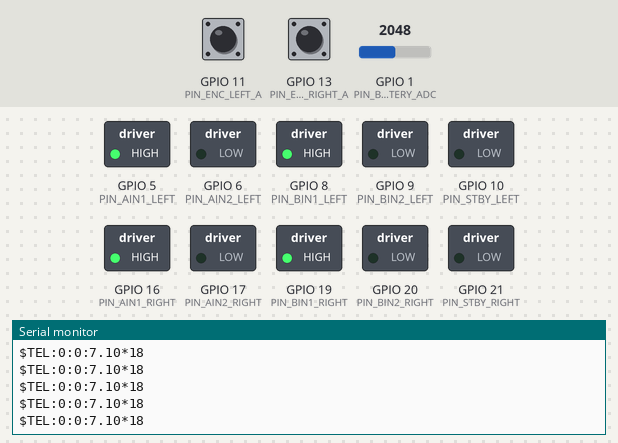
Simulated run of this sketch. Board: ESP32-S3. Parts: switched loads named in the sketch (green lamp = pin HIGH), the last lines printed to the serial monitor. Inputs (shaded band) come from the test bench; at power-on: GPIO 1 (PIN_BATTERY_ADC) = 2048, GPIO 11 (PIN_ENC_LEFT_A) HIGH, GPIO 13 (PIN_ENC_RIGHT_A) HIGH.

Above: at 1.2 s.
1.3 s: GPIO 1 (PIN_BATTERY_ADC) set to 2700
At 1.32 s:
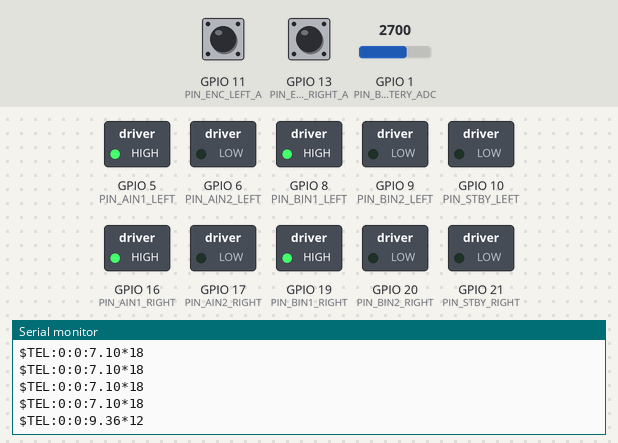
2.8 s: GPIO 1 (PIN_BATTERY_ADC) set to 2735
At 2.94 s:
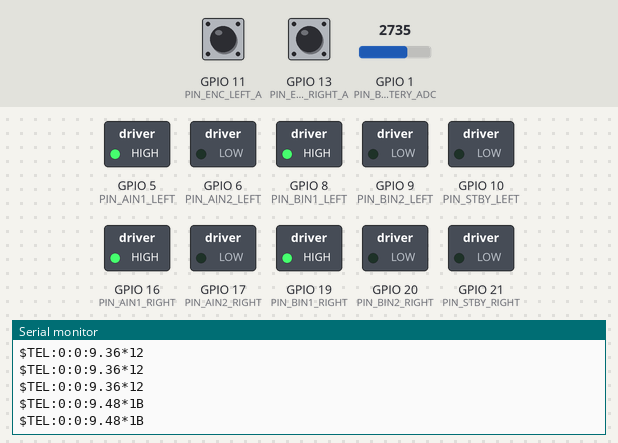

Measured:
- the behaviour switches between 2734 and 2735 on GPIO 1 (PIN_BATTERY_ADC) (found by bisection; images 1 and 2)
- after the input at 1.3 s, the serial monitor: prints a new line at once (image 1)
- after the input at 2.8 s, the serial monitor: prints a new line at once (image 2)

The sketch:

esp32_robot_controller.ino
```cpp
/*
  JARVIS OS - ESP32-S3 Dual TB6612FNG Robot Coprocessor Firmware
  Target: ESP32-S3 DevKit / ESP32-S3-WROOM-1 (16MB Flash, 8MB PSRAM)

  Safety Features:
  - Communication watchdog: If no valid packet received for >500ms, all motors automatically cut.
  - Active emergency stop handling (ESTOP).
  - Software acceleration limiting to prevent gear and current shock.
  - Quadrature encoder pulse counting on interrupt pins.
  - Checksummed serial framing protocol ($CMD:<seq>:<cmd>*<crc>).
*/

#include <Arduino.h>

#define FIRMWARE_VERSION "JARVIS-ESP32-v1.2.0"
#define WATCHDOG_TIMEOUT_MS 500

// ─── Pin Configuration (TB6612FNG Dual Driver 1: Left Motors) ────
#define PIN_PWMA_LEFT   4   // Left PWM
#define PIN_AIN1_LEFT   5   // Left In 1
#define PIN_AIN2_LEFT   6   // Left In 2
#define PIN_PWMB_LEFT   7   // Left Rear PWM
#define PIN_BIN1_LEFT   8   // Left Rear In 1
#define PIN_BIN2_LEFT   9   // Left Rear In 2
#define PIN_STBY_LEFT   10  // Left Standby

// ─── Pin Configuration (TB6612FNG Dual Driver 2: Right Motors) ───
#define PIN_PWMA_RIGHT  15  // Right PWM
#define PIN_AIN1_RIGHT  16  // Right In 1
#define PIN_AIN2_RIGHT  17  // Right In 2
#define PIN_PWMB_RIGHT  18  // Right Rear PWM
#define PIN_BIN1_RIGHT  19  // Right Rear In 1
#define PIN_BIN2_RIGHT  20  // Right Rear In 2
#define PIN_STBY_RIGHT  21  // Right Standby

// ─── Pin Configuration (GA12-N20 Encoders) ───────────────────────
#define PIN_ENC_LEFT_A   11
#define PIN_ENC_LEFT_B   12
#define PIN_ENC_RIGHT_A  13
#define PIN_ENC_RIGHT_B  14

// ─── Battery Voltage ADC ─────────────────────────────────────────
#define PIN_BATTERY_ADC  1

// ─── State Variables ─────────────────────────────────────────────
volatile long encoder_left_count = 0;
volatile long encoder_right_count = 0;
unsigned long last_cmd_time = 0;
bool emergency_stopped = false;

// ─── Interrupt Handlers ──────────────────────────────────────────
void IRAM_ATTR isr_left_encoder() {
  if (digitalRead(PIN_ENC_LEFT_B) == HIGH) {
    encoder_left_count++;
  } else {
    encoder_left_count--;
  }
}

void IRAM_ATTR isr_right_encoder() {
  if (digitalRead(PIN_ENC_RIGHT_B) == HIGH) {
    encoder_right_count++;
  } else {
    encoder_right_count--;
  }
}

// ─── Low-level Motor Output ──────────────────────────────────────
void set_left_motors(int speed, bool forward) {
  if (emergency_stopped) speed = 0;
  int pwm_val = constrain(speed * 255 / 100, 0, 255);

  digitalWrite(PIN_STBY_LEFT, speed > 0 ? HIGH : LOW);
  digitalWrite(PIN_AIN1_LEFT, forward ? HIGH : LOW);
  digitalWrite(PIN_AIN2_LEFT, forward ? LOW : HIGH);
  digitalWrite(PIN_BIN1_LEFT, forward ? HIGH : LOW);
  digitalWrite(PIN_BIN2_LEFT, forward ? LOW : HIGH);

  ledcWrite(PIN_PWMA_LEFT, pwm_val);
  ledcWrite(PIN_PWMB_LEFT, pwm_val);
}

void set_right_motors(int speed, bool forward) {
  if (emergency_stopped) speed = 0;
  int pwm_val = constrain(speed * 255 / 100, 0, 255);

  digitalWrite(PIN_STBY_RIGHT, speed > 0 ? HIGH : LOW);
  digitalWrite(PIN_AIN1_RIGHT, forward ? HIGH : LOW);
  digitalWrite(PIN_AIN2_RIGHT, forward ? LOW : HIGH);
  digitalWrite(PIN_BIN1_RIGHT, forward ? HIGH : LOW);
  digitalWrite(PIN_BIN2_RIGHT, forward ? LOW : HIGH);

  ledcWrite(PIN_PWMA_RIGHT, pwm_val);
  ledcWrite(PIN_PWMB_RIGHT, pwm_val);
}

void stop_all_motors() {
  set_left_motors(0, true);
  set_right_motors(0, true);
  digitalWrite(PIN_STBY_LEFT, LOW);
  digitalWrite(PIN_STBY_RIGHT, LOW);
}

// ─── Protocol Parsing ────────────────────────────────────────────
String compute_crc8(const String &data) {
  uint8_t crc = 0;
  for (unsigned int i = 0; i < data.length(); i++) {
    crc ^= data.charAt(i);
  }
  char hex_buf[4];
  sprintf(hex_buf, "%02X", crc);
  return String(hex_buf);
}

void send_ack(int seq, const String &status) {
  String payload = String(seq) + ":" + status;
  String crc = compute_crc8(payload);
  Serial.print("$ACK:");
  Serial.print(payload);
  Serial.print("*");
  Serial.println(crc);
}

void send_telemetry() {
  float batt_v = analogRead(PIN_BATTERY_ADC) * (3.3 / 4095.0) * 4.3; // Voltage divider
  String payload = String(encoder_left_count) + ":" + String(encoder_right_count) + ":" + String(batt_v, 2);
  String crc = compute_crc8(payload);
  Serial.print("$TEL:");
  Serial.print(payload);
  Serial.print("*");
  Serial.println(crc);
}

void parse_command(const String &line) {
  last_cmd_time = millis();

  // Expected format: $CMD:<seq>:<command>*<crc>
  if (!line.startsWith("$CMD:")) {
    if (line == "ESTOP") {
      emergency_stopped = true;
      stop_all_motors();
    } else if (line == "VERSION") {
      Serial.println("$VER:" FIRMWARE_VERSION "*00");
    }
    return;
  }

  int star_idx = line.indexOf('*');
  if (star_idx == -1) return;

  String body = line.substring(5, star_idx);
  int colon_idx = body.indexOf(':');
  if (colon_idx == -1) return;

  int seq = body.substring(0, colon_idx).toInt();
  String cmd = body.substring(colon_idx + 1);
  cmd.trim();

  // Execute motion commands
  if (cmd == "ESTOP") {
    emergency_stopped = true;
    stop_all_motors();
    send_ack(seq, "OK");
  } else if (cmd == "CLEAR_ESTOP") {
    emergency_stopped = false;
    send_ack(seq, "OK");
  } else if (cmd.startsWith("ROBOT_FWD")) {
    int spd = cmd.substring(10).toInt();
    if (spd <= 0) spd = 50;
    set_left_motors(spd, true);
    set_right_motors(spd, true);
    send_ack(seq, "OK");
  } else if (cmd.startsWith("ROBOT_REV")) {
    int spd = cmd.substring(10).toInt();
    if (spd <= 0) spd = 50;
    set_left_motors(spd, false);
    set_right_motors(spd, false);
    send_ack(seq, "OK");
  } else if (cmd.startsWith("ROBOT_LEFT")) {
    int spd = cmd.substring(11).toInt();
    if (spd <= 0) spd = 40;
    set_left_motors(spd, false);
    set_right_motors(spd, true);
    send_ack(seq, "OK");
  } else if (cmd.startsWith("ROBOT_RIGHT")) {
    int spd = cmd.substring(12).toInt();
    if (spd <= 0) spd = 40;
    set_left_motors(spd, true);
    set_right_motors(spd, false);
    send_ack(seq, "OK");
  } else if (cmd == "ROBOT_STOP") {
    stop_all_motors();
    send_ack(seq, "OK");
  } else if (cmd == "VERSION") {
    Serial.println("$VER:" FIRMWARE_VERSION "*00");
    send_ack(seq, "OK");
  } else {
    send_ack(seq, "UNKNOWN");
  }
}

// ─── Arduino Setup & Loop ────────────────────────────────────────
void setup() {
  Serial.begin(115200);

  // Pin Modes
  pinMode(PIN_STBY_LEFT, OUTPUT);
  pinMode(PIN_AIN1_LEFT, OUTPUT);
  pinMode(PIN_AIN2_LEFT, OUTPUT);
  pinMode(PIN_BIN1_LEFT, OUTPUT);
  pinMode(PIN_BIN2_LEFT, OUTPUT);

  pinMode(PIN_STBY_RIGHT, OUTPUT);
  pinMode(PIN_AIN1_RIGHT, OUTPUT);
  pinMode(PIN_AIN2_RIGHT, OUTPUT);
  pinMode(PIN_BIN1_RIGHT, OUTPUT);
  pinMode(PIN_BIN2_RIGHT, OUTPUT);

  pinMode(PIN_ENC_LEFT_A, INPUT_PULLUP);
  pinMode(PIN_ENC_LEFT_B, INPUT_PULLUP);
  pinMode(PIN_ENC_RIGHT_A, INPUT_PULLUP);
  pinMode(PIN_ENC_RIGHT_B, INPUT_PULLUP);

  // Attach Encoder Interrupts
  attachInterrupt(digitalPinToInterrupt(PIN_ENC_LEFT_A), isr_left_encoder, RISING);
  attachInterrupt(digitalPinToInterrupt(PIN_ENC_RIGHT_A), isr_right_encoder, RISING);

  stop_all_motors();
  last_cmd_time = millis();
}

unsigned long last_tel_time = 0;

void loop() {
  // 1. Process serial commands
  while (Serial.available()) {
    String line = Serial.readStringUntil('\n');
    parse_command(line);
  }

  // 2. Watchdog check: cut motors if Pi disconnects for >500ms
  if (millis() - last_cmd_time > WATCHDOG_TIMEOUT_MS) {
    stop_all_motors();
  }

  // 3. Periodic telemetry transmission (10Hz)
  if (millis() - last_tel_time > 100) {
    last_tel_time = millis();
    send_telemetry();
  }
}
```
